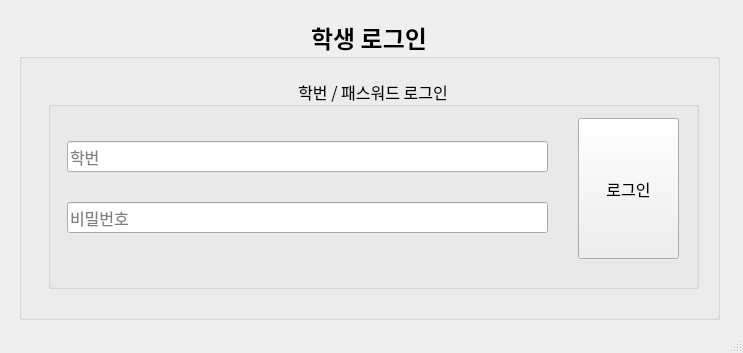
<?xml version="1.0" encoding="UTF-8"?>
<ui version="4.0">
 <class>Mainwindow</class>
 <widget class="QMainWindow" name="Mainwindow">
  <property name="geometry">
   <rect>
    <x>0</x>
    <y>0</y>
    <width>743</width>
    <height>353</height>
   </rect>
  </property>
  <property name="windowTitle">
   <string>OO고등학교 출결관리앱</string>
  </property>
  <widget class="QWidget" name="centralwidget">
   <widget class="QWidget" name="verticalLayoutWidget">
    <property name="geometry">
     <rect>
      <x>19</x>
      <y>19</y>
      <width>701</width>
      <height>301</height>
     </rect>
    </property>
    <layout class="QVBoxLayout" name="verticalLayout">
     <item>
      <widget class="QGroupBox" name="groupBox">
       <property name="font">
        <font>
         <family>D2Coding</family>
         <pointsize>18</pointsize>
         <weight>75</weight>
         <bold>true</bold>
        </font>
       </property>
       <property name="layoutDirection">
        <enum>Qt::LeftToRight</enum>
       </property>
       <property name="title">
        <string>학생 로그인</string>
       </property>
       <property name="alignment">
        <set>Qt::AlignHCenter|Qt::AlignTop</set>
       </property>
       <widget class="QGroupBox" name="groupBox_2">
        <property name="geometry">
         <rect>
          <x>29</x>
          <y>59</y>
          <width>651</width>
          <height>211</height>
         </rect>
        </property>
        <property name="font">
         <font>
          <pointsize>12</pointsize>
          <weight>50</weight>
          <bold>false</bold>
         </font>
        </property>
        <property name="title">
         <string>학번 / 패스워드 로그인</string>
        </property>
        <property name="alignment">
         <set>Qt::AlignCenter</set>
        </property>
        <widget class="QWidget" name="verticalLayoutWidget_2">
         <property name="geometry">
          <rect>
           <x>19</x>
           <y>39</y>
           <width>481</width>
           <height>141</height>
          </rect>
         </property>
         <layout class="QVBoxLayout" name="verticalLayout_2">
          <item>
           <widget class="QLineEdit" name="input_S_ID">
            <property name="inputMask">
             <string/>
            </property>
            <property name="text">
             <string/>
            </property>
            <property name="placeholderText">
             <string>학번</string>
            </property>
           </widget>
          </item>
          <item>
           <widget class="QLineEdit" name="input_S_PW">
            <property name="placeholderText">
             <string>비밀번호</string>
            </property>
           </widget>
          </item>
         </layout>
        </widget>
        <widget class="QPushButton" name="btn_login">
         <property name="geometry">
          <rect>
           <x>530</x>
           <y>40</y>
           <width>101</width>
           <height>141</height>
          </rect>
         </property>
         <property name="text">
          <string>로그인</string>
         </property>
        </widget>
       </widget>
      </widget>
     </item>
    </layout>
   </widget>
  </widget>
  <widget class="QStatusBar" name="statusbar"/>
 </widget>
 <resources/>
 <connections/>
</ui>
